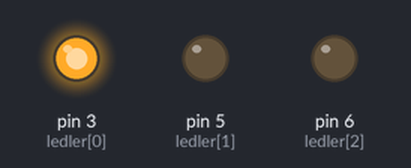
This sketch was run on a simulated Arduino Uno, built with avr-gcc and run on an emulated ATmega328P. On the bench: output pins drawn as LEDs (lit = HIGH).

Above: at 5.0 s.
At 15.0 s:
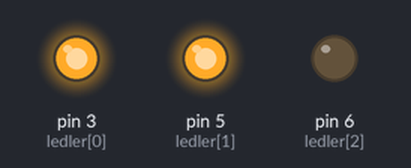
At 21.0 s:
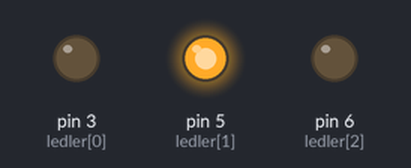
At 24.5 s:
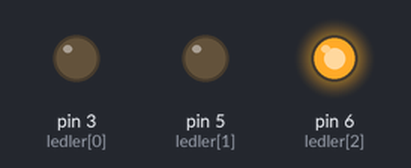
Timing chart, 0 to 35.1 s (numbered marks = the images above):
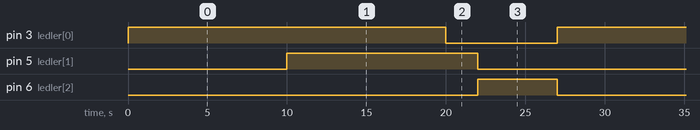

The sketch:

trafik_diren_li.ino
```cpp
int ledler[] = {3,5,6}; //bağladığımız pinleri programa bildiriyoruz

void setup() {

  for(int i=0; i<3; i++){ //listedeki elemanları 1 arttırmasını istiyoruz

  pinMode(ledler[i], OUTPUT);// listedeki tüm elemanların output olduğunu söylütoruz

  }

}
/*************************************************
************************************************
*********************SARA***********************
*********************AKMAN**********************
************************************************
************************************************/
void loop() {


    digitalWrite(3, HIGH); //kırmızı ledi yakıyoruz
    delay(10000);
    digitalWrite(5, HIGH); //sarı ledi yakıyoruz
    delay(10000);
    digitalWrite(3, LOW); //kırmızı ledi söndürüyoruz
    digitalWrite(5, HIGH); //sarı ledi yakıyoruz
    delay(2000);
    digitalWrite(5, LOW); //sarı ledi söndürüyoruz

    digitalWrite(6, HIGH); //yeşil ledi yakıyoruz
    delay(5000);
    digitalWrite(6, LOW); //yeşil ledi söndürüyoruz
  }
```

Measured:
- by itself, pin 3 (ledler[0]): alternates HIGH for 20.0 s and LOW for 7.0 s
- by itself, pin 5 (ledler[1]): alternates HIGH for 12.0 s and LOW for 15.0 s
- by itself, pin 6 (ledler[2]): alternates HIGH for 5.0 s and LOW for 22.0 s
